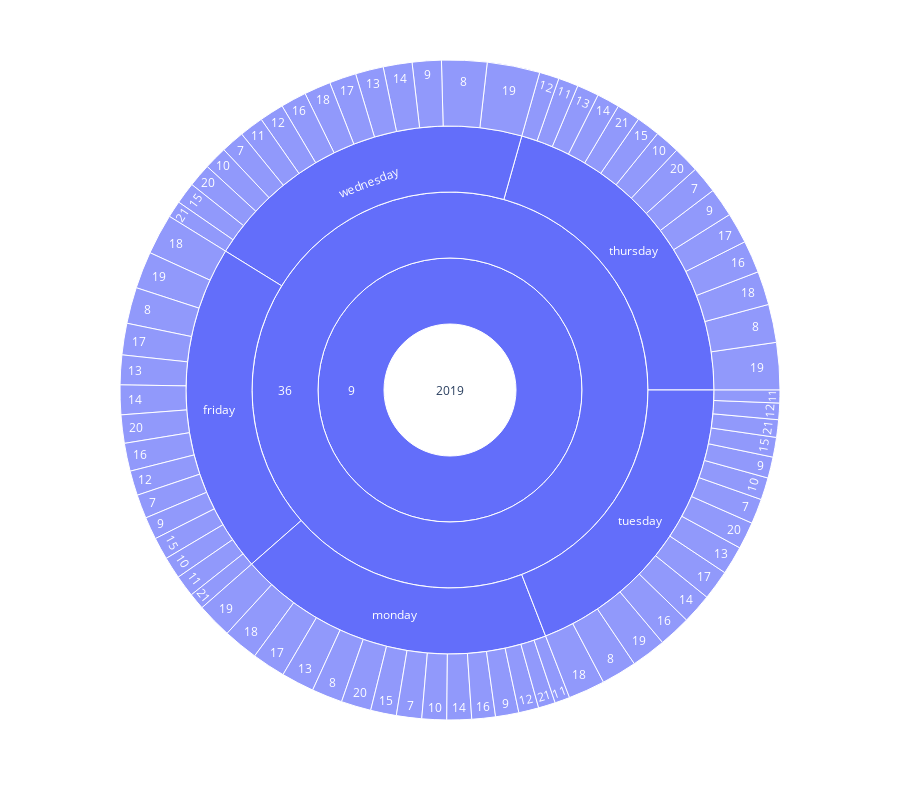

This figure's notebook cell:
### Code cell
fig = px.sunburst(dff, path=['year','month','week','weekday','hour'], values='totalcustomers',height=800)
fig.show()

### Figure 1 — Plotly figure (JSON) as saved in the notebook; plotly's stock layout.template omitted (floating-point values rounded to 4 significant figures)
{"data": [{"branchvalues": "total", "domain": {"x": [0, 1], "y": [0, 1]}, "hovertemplate": "labels=%{label}<br>totalcustomers=%{value}<br>parent=%{parent}<br>id=%{id}<extra></extra>", "ids": ["2019/9/36/friday/7", "2019/9/36/monday/7", "2019/9/36/thursday/7", "2019/9/36/tuesday/7", "2019/9/36/wednesday/7", "2019/9/36/friday/8", "2019/9/36/monday/8", "2019/9/36/thursday/8", "2019/9/36/tuesday/8", "2019/9/36/wednesday/8", "2019/9/36/friday/9", "2019/9/36/monday/9", "2019/9/36/thursday/9", "2019/9/36/tuesday/9", "2019/9/36/wednesday/9", "2019/9/36/friday/10", "2019/9/36/monday/10", "2019/9/36/thursday/10", "2019/9/36/tuesday/10", "2019/9/36/wednesday/10", "2019/9/36/friday/11", "2019/9/36/monday/11", "2019/9/36/thursday/11", "2019/9/36/tuesday/11", "2019/9/36/wednesday/11", "2019/9/36/friday/12", "2019/9/36/monday/12", "2019/9/36/thursday/12", "2019/9/36/tuesday/12", "2019/9/36/wednesday/12", "2019/9/36/friday/13", "2019/9/36/monday/13", "2019/9/36/thursday/13", "2019/9/36/tuesday/13", "2019/9/36/wednesday/13", "2019/9/36/friday/14", "2019/9/36/monday/14", "2019/9/36/thursday/14", "2019/9/36/tuesday/14", "2019/9/36/wednesday/14", "2019/9/36/friday/15", "2019/9/36/monday/15", "2019/9/36/thursday/15", "2019/9/36/tuesday/15", "2019/9/36/wednesday/15", "2019/9/36/friday/16", "2019/9/36/monday/16", "2019/9/36/thursday/16", "2019/9/36/tuesday/16", "2019/9/36/wednesday/16", "2019/9/36/friday/17", "2019/9/36/monday/17", "2019/9/36/thursday/17", "2019/9/36/tuesday/17", "2019/9/36/wednesday/17", "2019/9/36/friday/18", "2019/9/36/monday/18", "2019/9/36/thursday/18", "2019/9/36/tuesday/18", "2019/9/36/wednesday/18", "2019/9/36/friday/19", "2019/9/36/monday/19", "2019/9/36/thursday/19", "2019/9/36/tuesday/19", "2019/9/36/wednesday/19", "2019/9/36/friday/20", "2019/9/36/monday/20", "2019/9/36/thursday/20", "2019/9/36/tuesday/20", "2019/9/36/wednesday/20", "2019/9/36/friday/21", "2019/9/36/monday/21", "2019/9/36/thursday/21", "2019/9/36/tuesday/21", "2019/9/36/wednesday/21", "2019/9/36/friday", "2019/9/36/monday", "2019/9/36/thursday", "2019/9/36/tuesday", "2019/9/36/wednesday", "2019/9/36", "2019/9", "2019"], "labels": ["7", "7", "7", "7", "7", "8", "8", "8", "8", "8", "9", "9", "9", "9", "9", "10", "10", "10", "10", "10", "11", "11", "11", "11", "11", "12", "12", "12", "12", "12", "13", "13", "13", "13", "13", "14", "14", "14", "14", "14", "15", "15", "15", "15", "15", "16", "16", "16", "16", "16", "17", "17", "17", "17", "17", "18", "18", "18", "18", "18", "19", "19", "19", "19", "19", "20", "20", "20", "20", "20", "21", "21", "21", "21", "21", "friday", "monday", "thursday", "tuesday", "wednesday", "36", "9", "2019"], "name": "", "parents": ["2019/9/36/friday", "2019/9/36/monday", "2019/9/36/thursday", "2019/9/36/tuesday", "2019/9/36/wednesday", "2019/9/36/friday", "2019/9/36/monday", "2019/9/36/thursday", "2019/9/36/tuesday", "2019/9/36/wednesday", "2019/9/36/friday", "2019/9/36/monday", "2019/9/36/thursday", "2019/9/36/tuesday", "2019/9/36/wednesday", "2019/9/36/friday", "2019/9/36/monday", "2019/9/36/thursday", "2019/9/36/tuesday", "2019/9/36/wednesday", "2019/9/36/friday", "2019/9/36/monday", "2019/9/36/thursday", "2019/9/36/tuesday", "2019/9/36/wednesday", "2019/9/36/friday", "2019/9/36/monday", "2019/9/36/thursday", "2019/9/36/tuesday", "2019/9/36/wednesday", "2019/9/36/friday", "2019/9/36/monday", "2019/9/36/thursday", "2019/9/36/tuesday", "2019/9/36/wednesday", "2019/9/36/friday", "2019/9/36/monday", "2019/9/36/thursday", "2019/9/36/tuesday", "2019/9/36/wednesday", "2019/9/36/friday", "2019/9/36/monday", "2019/9/36/thursday", "2019/9/36/tuesday", "2019/9/36/wednesday", "2019/9/36/friday", "2019/9/36/monday", "2019/9/36/thursday", "2019/9/36/tuesday", "2019/9/36/wednesday", "2019/9/36/friday", "2019/9/36/monday", "2019/9/36/thursday", "2019/9/36/tuesday", "2019/9/36/wednesday", "2019/9/36/friday", "2019/9/36/monday", "2019/9/36/thursday", "2019/9/36/tuesday", "2019/9/36/wednesday", "2019/9/36/friday", "2019/9/36/monday", "2019/9/36/thursday", "2019/9/36/tuesday", "2019/9/36/wednesday", "2019/9/36/friday", "2019/9/36/monday", "2019/9/36/thursday", "2019/9/36/tuesday", "2019/9/36/wednesday", "2019/9/36/friday", "2019/9/36/monday", "2019/9/36/thursday", "2019/9/36/tuesday", "2019/9/36/wednesday", "2019/9/36", "2019/9/36", "2019/9/36", "2019/9/36", "2019/9/36", "2019/9", "2019", ""], "type": "sunburst", "values": [87, 92, 99, 91, 85, 132, 112, 139, 129, 165, 82, 85, 105, 77, 106, 80, 90, 91, 81, 85, 79, 55, 73, 47, 88, 90, 73, 72, 60, 89, 108, 120, 80, 104, 102, 108, 90, 83, 110, 105, 81, 94, 86, 72, 79, 102, 86, 118, 118, 94, 115, 122, 112, 109, 98, 148, 128, 123, 134, 97, 135, 129, 172, 127, 192, 103, 109, 96, 99, 85, 60, 62, 86, 64, 61, 1510, 1447, 1535, 1422, 1531, 7445, 7445, 7445]}], "layout": {"height": 800, "legend": {"tracegroupgap": 0}, "margin": {"t": 60}}}
